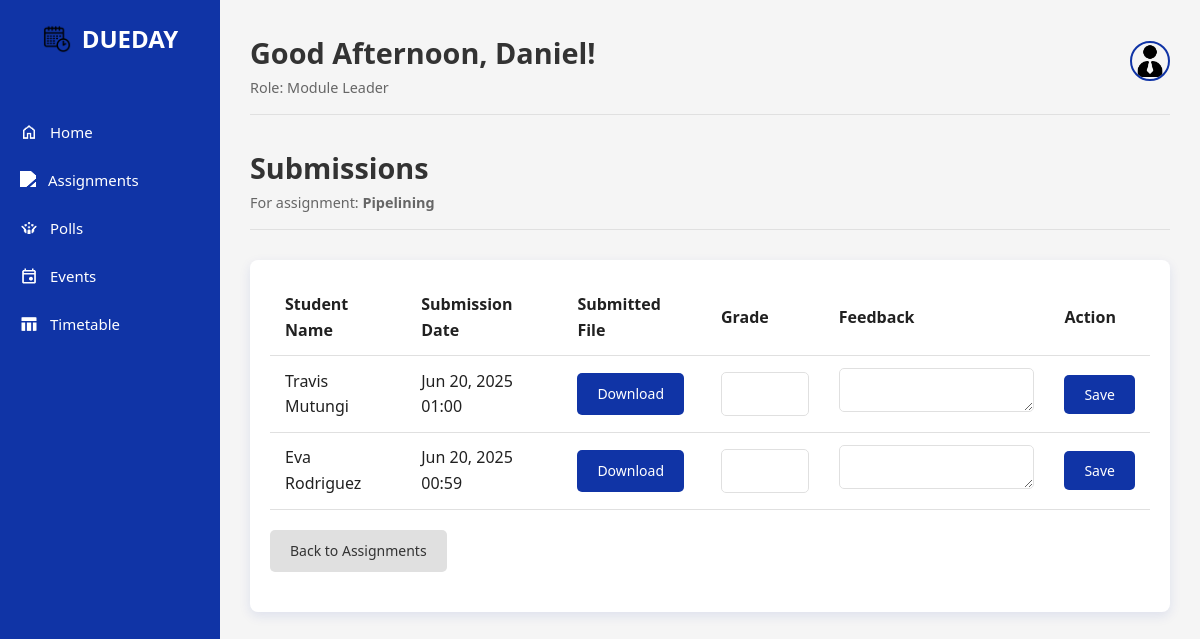
The app's page /view_submissions.php?id=2 (signed in) with its own data.
### tables this page shows
CREATE TABLE `assignments` (
  `Assignment_ID` int(11) NOT NULL,
  `Assignment_Creator_ID` int(11) NOT NULL,
  `Class_ID` int(11) DEFAULT NULL,
  `Assignment_Title` varchar(100) NOT NULL,
  `Assignment_Description` text DEFAULT NULL,
  `Assignment_DueDate` datetime NOT NULL,
  `Assignment_Marks` int(11) DEFAULT NULL,
  `Assignment_Instructions` text DEFAULT NULL
);

CREATE TABLE `assignment_submission_data` (
  `Submission_ID` int(11) NOT NULL,
  `Assignment_ID` int(11) NOT NULL,
  `User_ID` int(11) NOT NULL,
  `Submission_Date` datetime NOT NULL,
  `File_Path` varchar(255) NOT NULL,
  `Notes` text DEFAULT NULL,
  `Grade` varchar(10) DEFAULT NULL,
  `Feedback` text DEFAULT NULL
);

CREATE TABLE `users` (
  `User_ID` int(11) NOT NULL,
  `Email` varchar(100) NOT NULL,
  `Password` varchar(255) NOT NULL,
  `F_Name` varchar(50) NOT NULL,
  `L_Name` varchar(50) NOT NULL,
  `Role_ID` int(11) NOT NULL,
  `status` varchar(20) NOT NULL DEFAULT 'active'
);

### view_submissions.php (the view, shortened to what this page needs)
<?php
require_once 'templates/header.php';
$assignment_id = (int)$_GET['id'];
$stmt_assignment = $conn->prepare("SELECT Assignment_Title FROM Assignments WHERE Assignment_ID = ?");
$stmt_assignment->bind_param("i", $assignment_id);
$stmt_assignment->execute();
$assignment = $stmt_assignment->get_result()->fetch_assoc();
$submissions = [];
$sql = "SELECT asd.*, u.F_Name, u.L_Name
        FROM Assignment_Submission_Data asd
        JOIN Users u ON asd.User_ID = u.User_ID
        WHERE asd.Assignment_ID = ?
        ORDER BY u.L_Name ASC";
$stmt_submissions = $conn->prepare($sql);
$stmt_submissions->bind_param("i", $assignment_id);
$stmt_submissions->execute();
$result = $stmt_submissions->get_result();
if ($result) {
    $submissions = $result->fetch_all(MYSQLI_ASSOC);
}
?>
<div class="welcome-header">
    <div class="greeting"><h1>Submissions</h1><p>For assignment: <strong><?php echo htmlspecialchars($assignment['Assignment_Title']); ?></strong></p></div>
</div>
<div class="management-table">
    <form method="POST">
        <table>
            <thead>
                <tr>
                    <th>Student Name</th>
                    <th>Submission Date</th>
                    <th>Submitted File</th>
                    <th>Grade</th>
                    <th>Feedback</th>
                    <th>Action</th>
                </tr>
            </thead>
            <tbody>
                <?php if (empty($submissions)): ?>
                    <tr><td colspan="6">No submissions for this assignment yet.</td></tr>
                <?php else: ?>
                    <?php foreach ($submissions as $sub): ?>
                        <tr>
                            <td><?php echo htmlspecialchars($sub['F_Name'] . ' ' . $sub['L_Name']); ?></td>
                            <td><?php echo date('M d, Y H:i', strtotime($sub['Submission_Date'])); ?></td>
                            <td><a href="../<?php echo htmlspecialchars($sub['File_Path']); ?>" class="btn" target="_blank" download>Download</a></td>
                            <td><input type="text" name="grade[<?php echo $sub['Submission_ID']; ?>]" value="<?php echo htmlspecialchars($sub['Grade']?? ''); ?>" class="form-input" style="max-width: 100px;"></td>
                            <td><textarea name="feedback[<?php echo $sub['Submission_ID']; ?>]" class="form-input" rows="1"><?php echo htmlspecialchars($sub['Feedback']?? ''); ?></textarea></td>
                            <td>
                                <button type="submit" name="action" value="save_grade" formaction="view_submissions.php?id=<?php echo $assignment_id; ?>&submission_id=<?php echo $sub['Submission_ID']; ?>" class="btn">Save</button>
                            </td>
                        </tr>
                    <?php endforeach; ?>
                <?php endif; ?>
            </tbody>
        </table>
    </form>
    <div class="page-actions" style="margin-top: 20px;">
        <a href="../assignment.php" class="btn btn--secondary" style="text-decoration:none;">Back to Assignments</a>
    </div>
</div>
<?php
require_once 'templates/footer.php';
?>

### assets/css/style.css (style rules this page uses)
:root { --egyptian-blue: #1034A6; --egyptian-blue-light: #2a4cb3; --egyptian-blue-dark: #0c2a7a; --light-gray: #f5f5f5; --medium-gray: #e0e0e0; --dark-gray: #333333; --white: #ffffff; --success: #4CAF50; --warning: #FFC107; --danger: #F44336; --navy-shadow: rgba(16, 52, 166, 0.1); --text-primary: #212121; --text-secondary: #666666; }
* { margin: 0; padding: 0; box-sizing: border-box; font-family: 'Segoe UI', Tahoma, Geneva, Verdana, sans-serif; }
body { background-color: var(--light-gray); color: var(--text-primary); line-height: 1.6; }
.welcome-header { display: flex; justify-content: space-between; align-items: center; margin-bottom: 30px; padding-bottom: 15px; border-bottom: 1px solid var(--medium-gray); }
.greeting h1 { font-size: 1.8rem; color: var(--dark-gray); }
.greeting p { color: var(--text-secondary); font-size: 0.9rem; }
.page-actions { display: flex; gap: 10px; margin-bottom: 20px; }
.btn { background-color: var(--egyptian-blue); color: white; border: none; padding: 10px 20px; border-radius: 5px; cursor: pointer; font-size: 14px; font-weight: 500; display: inline-flex; align-items: center; gap: 8px; transition: background-color 0.3s, box-shadow 0.3s; text-decoration: none; }
.btn--secondary { background-color: var(--medium-gray); color: var(--dark-gray); }
.form-input, .form-group textarea, .form-group select { width: 100%; padding: 10px 15px; border: 1px solid var(--medium-gray); border-radius: 5px; font-size: 16px; }
.management-table { background-color: var(--white); border-radius: 8px; padding: 20px; box-shadow: 0 4px 12px var(--navy-shadow); overflow-x: auto; margin-top: 20px; }
.management-table table { width: 100%; border-collapse: collapse; }
.management-table th, .management-table td { padding: 12px 15px; text-align: left; border-bottom: 1px solid var(--medium-gray); }

### records on screen
assignments: Assignment_Title "Pipelining"
assignment_submission_data: User_ID.L_Name "Travis Mutungi", Submission_Date "Jun 20, 2025 01:00"
assignment_submission_data: User_ID.L_Name "Eva Rodriguez", Submission_Date "Jun 20, 2025 00:59"

### other values on screen
$time_based_greeting "Good Afternoon,"
$user_fname "Daniel"
$user_role "Module Leader"
